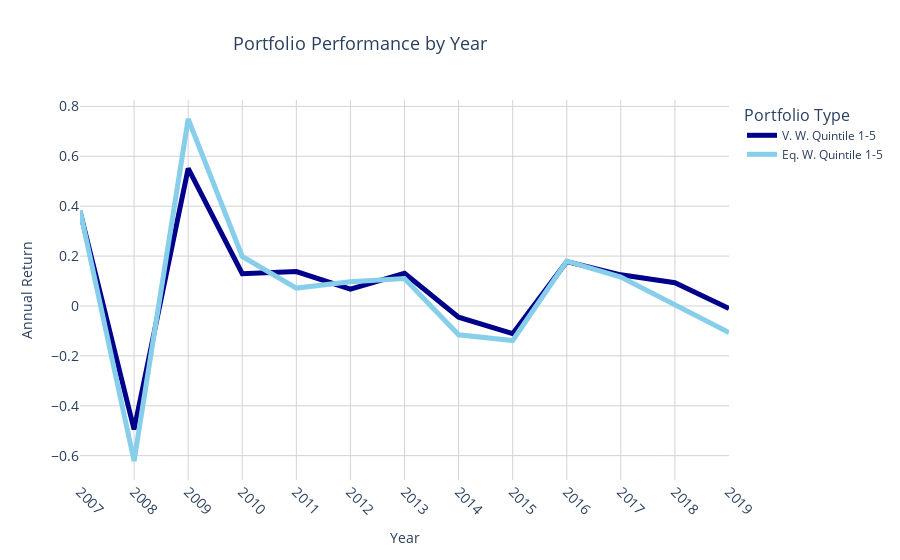

Notebook code cell kept with this figure:
### Code cell
q4 = value_and_equally_weighted_portfolio_df.copy()

x = q4['year']

y1_vw_mean = q4.groupby(['year'])['vw_annual_return'].transform('mean')
y1_ew_mean = q4.groupby(['year'])['ew_annual_return'].transform('mean')


y_2_vw_long_short = long_short_df['vw_long-short_annual_return']
y_2_ew_long_short = long_short_df['ew_long-short_annual_return']

# Create figure
fig = go.Figure()

line_width = 5

# Add time series traces
fig.add_trace(go.Scatter(x=x, y=y1_vw_mean, name='V. W. Quintile 1-5',
              line=dict(color='darkblue', width=line_width)))
fig.add_trace(go.Scatter(x=x, y=y1_ew_mean, name='Eq. W. Quintile 1-5',
              line=dict(color='skyblue', width=line_width)))
# fig.add_trace(go.Scatter(x=long_short_df.year, y=y_2_ew_long_short, name='V. W. Long-Short ',
#              line=dict(color='blue', width=line_width)))
# fig.add_trace(go.Scatter(x=long_short_df.year, y=y_2_vw_long_short, name='Eq. W. Long-Short ',
#              line=dict(color='turquoise', width=line_width)))


# Update layout
fig.update_layout(title='Portfolio Performance by Year',
                  xaxis_title='Year',
                  yaxis_title='Annual Return',
                  legend_title='Portfolio Type',
                  font=dict(size=12),
                  plot_bgcolor='white')

# Center legend title
fig.update_layout(legend=dict(title=dict(text='Portfolio Type', font=dict(size=16), side='top')),
                  legend_title_font=dict(size=16),
                  legend_title_side='top')

# Center plot title
fig.update_layout(title=dict(text='Portfolio Performance by Year',
                  font=dict(size=18), x=0.4, xanchor='center'))


# Customize axes
fig.update_xaxes(tickvals=x,
                 ticktext=[str(int(val)) for val in x],
                 tickangle=45,
                 dtick=1,
                 tickfont=dict(size=14),
                 gridcolor='lightgray',
                 zeroline=False)

fig.update_yaxes(tickfont=dict(size=14),
                 gridcolor='lightgray',
                 zeroline=False)

fig.show()

### Figure 1 — Plotly figure (JSON) as saved in the notebook; plotly's stock layout.template omitted (floating-point values rounded to 4 significant figures; data arrays with more than 128 entries replaced by an {"elided": "..."} marker saying what was removed)
{"data": [{"line": {"color": "darkblue", "width": 5}, "name": "V. W. Quintile 1-5", "type": "scatter", "x": {"elided": "16380 int values"}, "y": {"elided": "16380 float values"}}, {"line": {"color": "skyblue", "width": 5}, "name": "Eq. W. Quintile 1-5", "type": "scatter", "x": {"elided": "16380 int values"}, "y": {"elided": "16380 float values"}}], "layout": {"font": {"size": 12}, "legend": {"title": {"font": {"size": 16}, "side": "top", "text": "Portfolio Type"}}, "plot_bgcolor": "white", "title": {"font": {"size": 18}, "text": "Portfolio Performance by Year", "x": 0.4, "xanchor": "center"}, "xaxis": {"dtick": 1, "gridcolor": "lightgray", "tickangle": 45, "tickfont": {"size": 14}, "ticktext": {"elided": "16380 str values"}, "tickvals": {"elided": "16380 int values"}, "title": {"text": "Year"}, "zeroline": false}, "yaxis": {"gridcolor": "lightgray", "tickfont": {"size": 14}, "title": {"text": "Annual Return"}, "zeroline": false}}}
